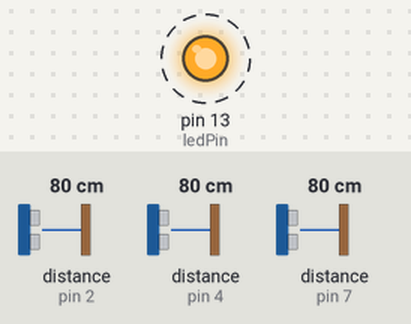
Simulated run of this sketch. Board: Arduino Uno, built with avr-gcc and run on an emulated ATmega328P. Parts: output pins drawn as LEDs (lit = HIGH). Wiring (inferred from the names in the program): 3 × ultrasonic range finder: trigger pin 3, echo pin 2 / trigger pin 5, echo pin 4 / trigger pin 6, echo pin 7. Dashed ring = blinking. The inputs (shaded band) are chosen by the test bench; at power-on: distance to the obstacle (sensors on pin 2, pin 4, pin 7) 80 cm. The echo pulse lasts 58.3 µs per cm; pins used as bus, display or sensor lines are not drawn; what the sketch prints to the serial monitor is not drawn.

Above: at 0.02 s.
Timing chart, 0 to 3.0 s (numbered marks = the images above):
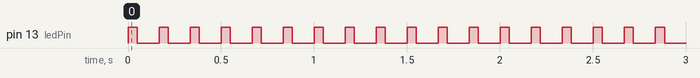

The sketch:

arduino_logic.ino
```cpp
// Defining COnstants

// Sonar pins
const int trig1 = 3;
const int echo1 = 2;
const int trig2 = 5;
const int echo2 = 4;
const int trig3 = 6;
const int echo3 = 7;

// LED pin
const int ledPin = 13;

// setup
void setup() {
  Serial.begin(9600);

  pinMode(trig1, OUTPUT); pinMode(echo1, INPUT);
  pinMode(trig2, OUTPUT); pinMode(echo2, INPUT);
  pinMode(trig3, OUTPUT); pinMode(echo3, INPUT);

  pinMode(ledPin, OUTPUT);

}


void loop() {

  digitalWrite(ledPin, HIGH);
  delay(50);
  digitalWrite(ledPin, LOW);

  float d1 = readDistance(trig1, echo1);
  float d2 = readDistance(trig2, echo2);
  float d3 = readDistance(trig3, echo3);

  // sanity check
  if (d1 < 0 || d2 < 0 || d3 < 0) return;


  Serial.print(d1); Serial.print(",");
  Serial.print(d2); Serial.print(",");
  Serial.println(d3);

  delay(100);
}


// distance function
float readDistance(int sensorTrig, int sensorEcho) {
  digitalWrite(sensorTrig, LOW);
  delayMicroseconds(2);

  digitalWrite(sensorTrig, HIGH);
  delayMicroseconds(10);

  digitalWrite(sensorTrig, LOW);

  long duration = pulseIn(sensorEcho, HIGH, 30000);

  float distance = duration * 0.034 / 2;

  if (duration == 0) return -1.0;
  return distance;
}
```

Measured:
- by itself, pin 13 (ledPin): alternates HIGH for 0.05 s and LOW for 0.12 s
